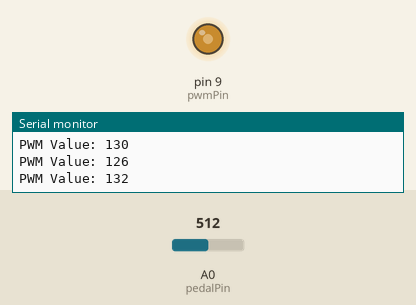
Simulated run of this sketch. Board: Arduino Uno, built with avr-gcc and run on an emulated ATmega328P. On the bench: output pins drawn as LEDs (lit = HIGH), the last lines printed to the serial monitor. Inputs (shaded band) come from the test bench; at power-on: A0 (pedalPin) = 512.

Above: at 1.2 s.
1.3 s: A0 (pedalPin) set to 1023
At 2.5 s:
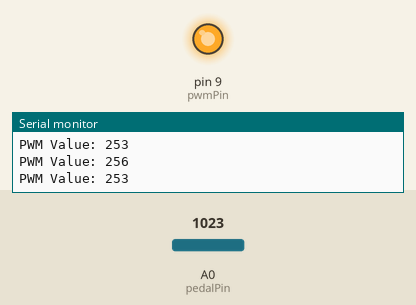
4.3 s: A0 (pedalPin) set to 306
7.3 s: A0 (pedalPin) set to 0
Timing chart, 0 to 16.3 s (numbered marks = the images above; inputs shaded):
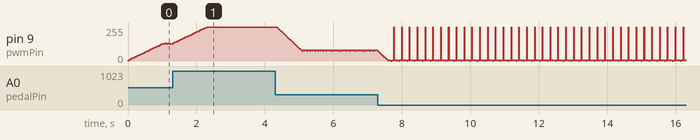

The sketch:

main.ino
```cpp
// You can also follow values on the serial monitor in arduino ide.
const int pedalPin = A0;  // Analog pin for Pedal Pin
const int pwmPin = 9;   // (For PWM)

int current_data = 0;
int previous_data = 0;

void setup() {
  pinMode(pwmPin, OUTPUT);
  Serial.begin(9600);
}

void loop() {
  current_data = analogRead(pedalPin);
  if (current_data >= 0) {
    if (current_data >= previous_data) {
      //Increase the value of previous data until it reaches the value of current data.
      while (previous_data <= current_data) {
        current_data = analogRead(pedalPin);

        previous_data += 25;
        previous_data = constrain(previous_data, 10, 1030);

        int pwmValue = map(previous_data, 0, 1023, 1, 255);
        analogWrite(pwmPin, pwmValue);
        Serial.print("PWM Value: ");
        Serial.println(pwmValue);

        delay(50);
      }
    }

    else if (current_data < previous_data) {
      // Decrease the value of current data until it reaches the value of previous data.
      while (previous_data > current_data) {
        previous_data -= 15;
        current_data = analogRead(pedalPin);

        int pwmValue = map(previous_data, 0, 1023, 1, 255);
        analogWrite(pwmPin, pwmValue);
        Serial.print("PWM Value: ");
        Serial.println(pwmValue);
        delay(15);
      }
    }
  }
}
```
